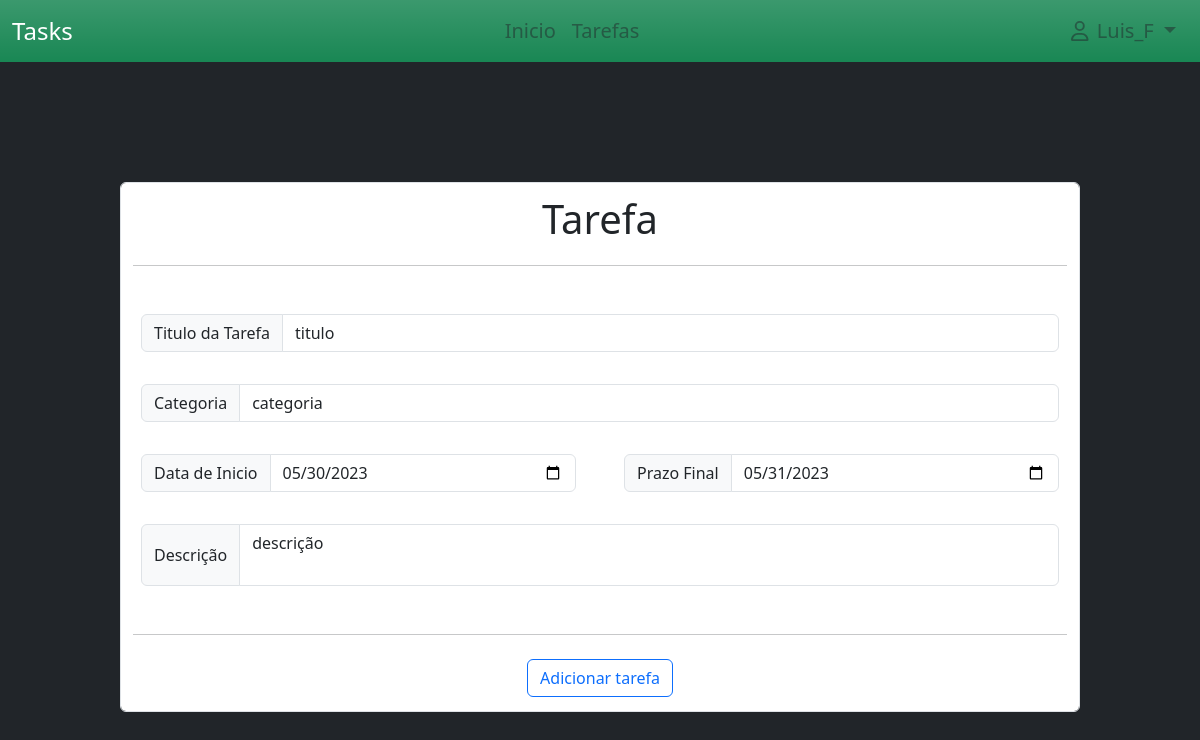
/update_task/2 (signed in), run on the app's committed database.
### project/models.py (models this page shows)
class User(db.Model, UserMixin):
    id = db.Column(db.Integer(), primary_key=True)
    username = db.Column(db.String(30), nullable=False, unique=True)
    email_address = db.Column(db.String(50),nullable=False, unique=True)
    password_hash = db.Column(db.String(60),nullable=False)

class Task(db.Model):
    date_time = datetime.now()
    id = db.Column(db.Integer(), primary_key=True)
    title=db.Column(db.String(200),nullable=False)
    desc = db.Column(db.String(100), nullable=False)
    category = db.Column(db.String(100), nullable = False)
    state = db.Column(db.Boolean(), default=False)
    date_start = db.Column(db.String(), default=date_time.strftime("%Y-%m-%d"))
    date_end = db.Column(db.String())
    id_user = db.Column(db.Integer(), db.ForeignKey('user.id'), nullable=True)

### project/routes.py (the view, shortened to what this page needs)
@app.route("/update_task/<task_id>", methods=['GET', 'POST'])
def update_task(task_id):
    dia = datetime.now()
    task = Task.query.get(task_id)
    return render_template('update_tarefas.html', tasks=task, dia=dia)

### project/models.py (called while the page is built)
@login_manager.user_loader
def load_user(user_id):
    return User.query.get(int(user_id))

### project/templates/update_tarefas.html (shortened to what this page needs)
{% extends './layout/base.html' %}
{% block content %}
    <div style="margin-left: 10%; margin-right: 10%; margin-top: 10%;">
        <form action="{{ url_for('update_task', task_id=tasks.id) }}" class="form-control" method="post">
            <fieldset>
                <legend class="text-center pb-2 fs-1">Tarefa</legend>
                <hr>
                <div class="py-4">
                    <div class="input-group mb-3 p-2">
                        <span class="input-group-text">Titulo da Tarefa</span>
                        <input type="text" class="form-control" id="idEditTaskTitle" name="idEditTaskTitle" value="{{ tasks.title }}">
                    </div>
                    <div class="input-group mb-3 p-2">
                        <span class="input-group-text">Categoria</span>
                        <input type="text" class="form-control" id="idEditCategoria" name="idEditCategoria" value="{{ tasks.category }}">
                    </div>
                    <div class="row gx-5 p-2">
                        <div class="input-group mb-3 col">
                            <span class="input-group-text">Data de Inicio</span>
                            <input type="date" id="idEditTaskDateStart" class="form-control" value="{{ tasks.date_start }}" name="idEditTaskDateStart">
                        </div>
                        <div class="input-group mb-3 col">
                            <span class="input-group-text">Prazo Final</span>
                            <input type="date" id="idEditTaskDateEnd" class="form-control" min="{{ dia.strftime('%Y-%m-%d') }}" value="{{ tasks.date_end }}" name="idEditTaskDateEnd">
                        </div>
                    </div>
                    <div class="input-group p-2">
                        <span class="input-group-text">Descrição</span>
                        <textarea id="idEditTaskDescription" class="form-control" style="resize: none;" name="idEditTaskDescription">{{ tasks.desc }}</textarea>
                    </div>
                </div>
                <hr>
                <div class="text-center">
                    <input type="submit" value="Adicionar tarefa" class="btn btn-outline-primary m-2">
                </div>
            </fieldset>
        </form>
    </div>
{% endblock %}

### project/templates/includes/navbar.html (shortened to what this page needs)
{% block navbar %}
<nav class="navbar navbar-expand-lg bg-success bg-gradient" style="top: 0% ;">
    <div class="container-fluid">
        <a class="navbar-brand text-white fs-4">Tasks</a>
        <div class="collapse navbar-collapse justify-content-center w-100" id="navbarNavDropdown">
            <ul class="navbar-nav">
                <li class="nav-item">
                    <a id="idNavInicio" class="nav-link text-body-tertiary fs-5" aria-current="page" href="{{ url_for('index') }}">Inicio</a>
                </li>
                <li class="nav-item">
                    <a id="idNavTarefas" class="nav-link text-body-tertiary fs-5" href="{{ url_for('tasks') }}">Tarefas</a>
                </li>
            </ul>
        </div>
        <div class="collapse navbar-collapse justify-content-end">
            <ul class="navbar-nav d-flex flex-row me-1">
                <li class="nav-item dropdown">
                    <a class="nav-link dropdown-toggle text-body-tertiary fs-5" href="#" role="button" data-bs-toggle="dropdown"aria-expanded="false">
                        <i class="fa-regular fa-user mx-2"></i>{{ current_user.username }}
                    </a>
                </li>
            </ul>
        </div>
    </div>
</nav>
{% endblock %}

### data on the page
User: username "Luis_F"
Task: idEditTaskTitle "titulo", idEditCategoria "categoria", idEditTaskDateStart "05/30/2023", idEditTaskDateEnd "05/31/2023", idEditTaskDescription "descrição"
